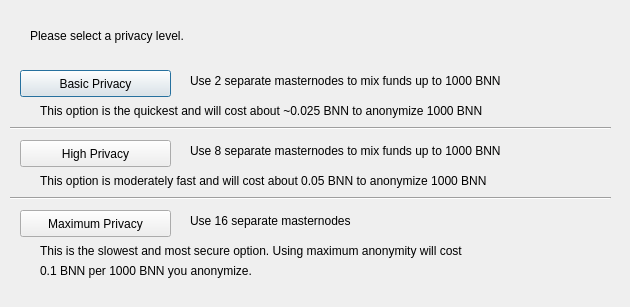
<?xml version="1.0" encoding="UTF-8"?>
<ui version="4.0">
 <class>DarksendConfig</class>
 <widget class="QDialog" name="DarksendConfig">
  <property name="geometry">
   <rect>
    <x>0</x>
    <y>0</y>
    <width>630</width>
    <height>307</height>
   </rect>
  </property>
  <property name="windowTitle">
   <string>Configure PrivateSend</string>
  </property>
  <widget class="QPushButton" name="buttonBasic">
   <property name="geometry">
    <rect>
     <x>20</x>
     <y>70</y>
     <width>151</width>
     <height>27</height>
    </rect>
   </property>
   <property name="text">
    <string>Basic Privacy</string>
   </property>
  </widget>
  <widget class="QPushButton" name="buttonHigh">
   <property name="geometry">
    <rect>
     <x>20</x>
     <y>140</y>
     <width>151</width>
     <height>27</height>
    </rect>
   </property>
   <property name="text">
    <string>High Privacy</string>
   </property>
  </widget>
  <widget class="QPushButton" name="buttonMax">
   <property name="geometry">
    <rect>
     <x>20</x>
     <y>210</y>
     <width>151</width>
     <height>27</height>
    </rect>
   </property>
   <property name="text">
    <string>Maximum Privacy</string>
   </property>
  </widget>
  <widget class="QLabel" name="label">
   <property name="geometry">
    <rect>
     <x>30</x>
     <y>20</y>
     <width>571</width>
     <height>31</height>
    </rect>
   </property>
   <property name="text">
    <string>Please select a privacy level.</string>
   </property>
  </widget>
  <widget class="QLabel" name="label_2">
   <property name="geometry">
    <rect>
     <x>190</x>
     <y>70</y>
     <width>421</width>
     <height>21</height>
    </rect>
   </property>
   <property name="text">
    <string>Use 2 separate masternodes to mix funds up to 1000 BNN</string>
   </property>
  </widget>
  <widget class="QLabel" name="label_3">
   <property name="geometry">
    <rect>
     <x>190</x>
     <y>140</y>
     <width>411</width>
     <height>21</height>
    </rect>
   </property>
   <property name="text">
    <string>Use 8 separate masternodes to mix funds up to 1000 BNN</string>
   </property>
  </widget>
  <widget class="QLabel" name="label_4">
   <property name="geometry">
    <rect>
     <x>190</x>
     <y>210</y>
     <width>421</width>
     <height>21</height>
    </rect>
   </property>
   <property name="text">
    <string>Use 16 separate masternodes</string>
   </property>
  </widget>
  <widget class="QLabel" name="label_6">
   <property name="geometry">
    <rect>
     <x>40</x>
     <y>100</y>
     <width>561</width>
     <height>21</height>
    </rect>
   </property>
   <property name="text">
    <string>This option is the quickest and will cost about ~0.025 BNN to anonymize 1000 BNN</string>
   </property>
  </widget>
  <widget class="QLabel" name="label_7">
   <property name="geometry">
    <rect>
     <x>40</x>
     <y>170</y>
     <width>561</width>
     <height>21</height>
    </rect>
   </property>
   <property name="text">
    <string>This option is moderately fast and will cost about 0.05 BNN to anonymize 1000 BNN</string>
   </property>
  </widget>
  <widget class="QLabel" name="label_8">
   <property name="geometry">
    <rect>
     <x>40</x>
     <y>240</y>
     <width>561</width>
     <height>21</height>
    </rect>
   </property>
   <property name="text">
    <string>This is the slowest and most secure option. Using maximum anonymity will cost</string>
   </property>
  </widget>
  <widget class="QLabel" name="label_9">
   <property name="geometry">
    <rect>
     <x>40</x>
     <y>260</y>
     <width>561</width>
     <height>21</height>
    </rect>
   </property>
   <property name="text">
    <string>0.1 BNN per 1000 BNN you anonymize.</string>
   </property>
  </widget>
  <widget class="Line" name="line">
   <property name="geometry">
    <rect>
     <x>10</x>
     <y>120</y>
     <width>601</width>
     <height>16</height>
    </rect>
   </property>
   <property name="orientation">
    <enum>Qt::Horizontal</enum>
   </property>
  </widget>
  <widget class="Line" name="line_2">
   <property name="geometry">
    <rect>
     <x>10</x>
     <y>190</y>
     <width>601</width>
     <height>16</height>
    </rect>
   </property>
   <property name="orientation">
    <enum>Qt::Horizontal</enum>
   </property>
  </widget>
 </widget>
 <resources/>
 <connections/>
</ui>
